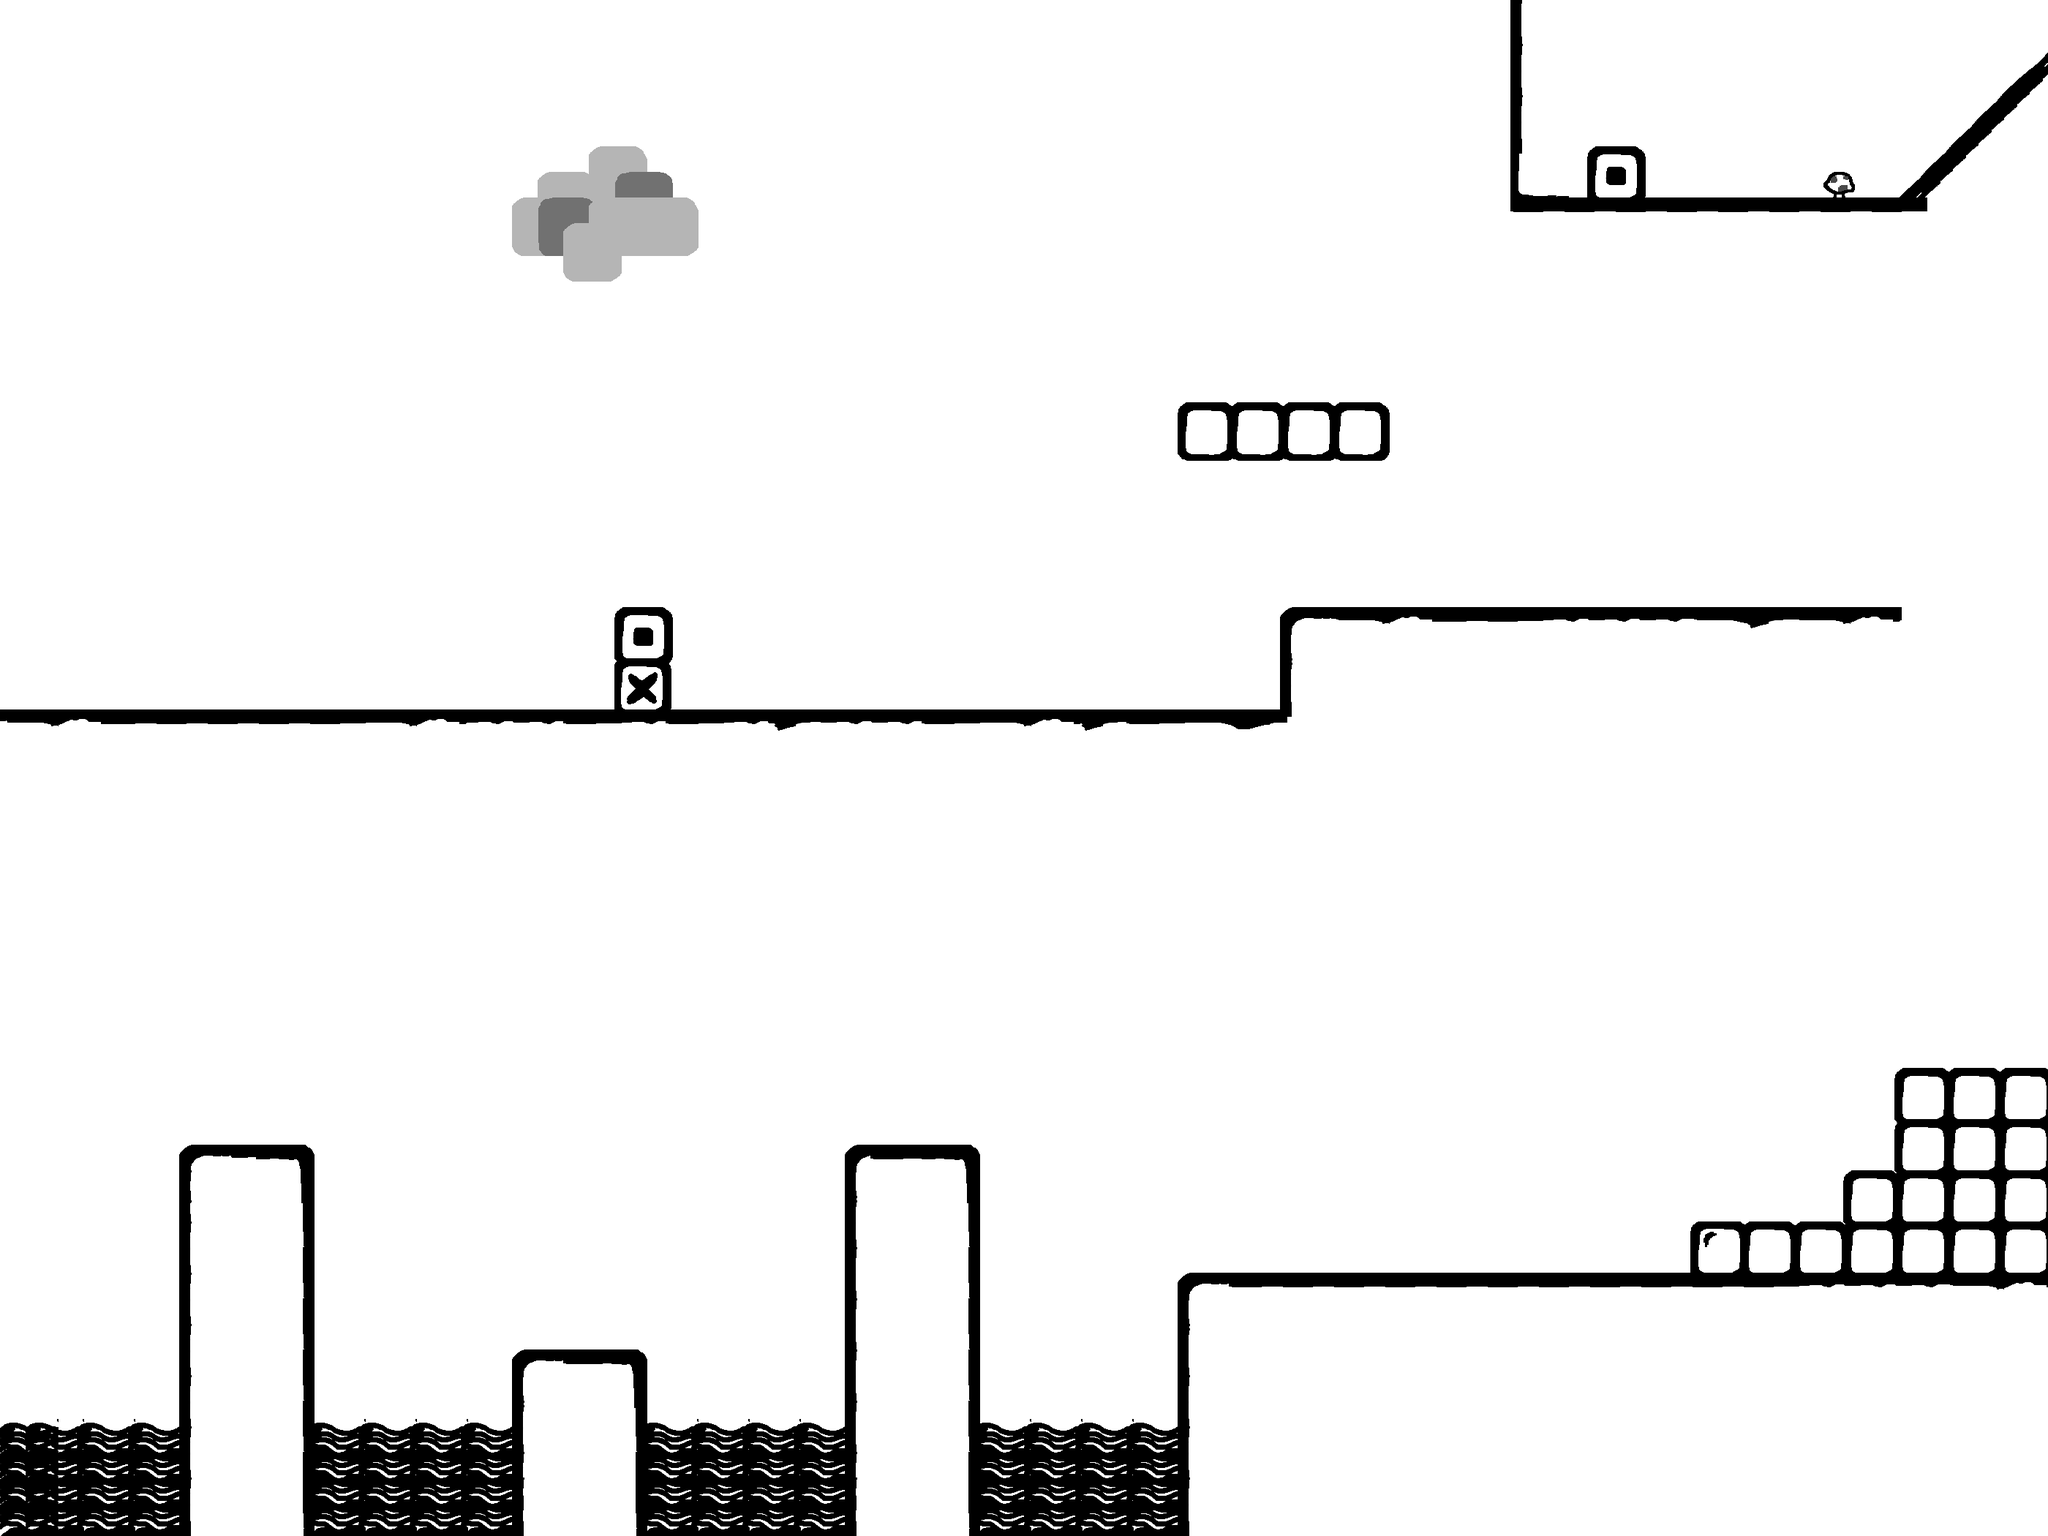

A level layout from a 2D game, rendered from its tile map. Below: a short description, then the map file with tile-grid data replaced by summaries:
An orthogonal 80x60 tile map with 35x35 px tiles, 1 tile layer (Tile Layer 1), 4 tilesets and 29 objects (2x HealthPotionEntity, 2x platform, TeethmanEntity, NPCReactEntity, mainPlayer, ...).

<map version="1.5" tiledversion="1.7.0" orientation="orthogonal" renderorder="right-down" width="80" height="60" tilewidth="35" tileheight="35" infinite="0" backgroundcolor="#ffffff" nextlayerid="16" nextobjectid="72">
 <tileset firstgid="1" source="tileset.tsx" />
 <tileset firstgid="253" source="tileset1.tsx" />
 <tileset firstgid="353" source="tileset2.tsx" />
 <tileset firstgid="453" source="tileset3.tsx" />
 <layer id="11" name="Tile Layer 1" width="80" height="60">
  <data>[4800 cells, 217 non-empty, 20 distinct tile ids]</data>
 </layer>
 <objectgroup color="#0433ff" id="14" name="NPC">
  <object id="50" name="TeethmanEntity" x="838.551" y="823.477" width="69.9271" height="152.247">
   <properties>
    <property name="animationspeed" value="200" />
    <property name="frameheight" value="35" />
    <property name="framewidth" value="35" />
    <property name="gravity" value="0" />
    <property name="velX" value="2" />
   </properties>
  </object>
 </objectgroup>
 <objectgroup color="#ff9300" id="15" name="NPCReact">
  <object id="51" name="NPCReactEntity" x="385.8" y="467.242" width="36.1507" height="515.634">
   <properties>
    <property name="animationspeed" value="200" />
    <property name="frameheight" value="35" />
    <property name="framewidth" value="35" />
    <property name="gravity" value="0" />
    <property name="message" value="Good morning friend, my heart is pounding. Something dreadful is going to happen today, isn’t it?" />
    <property name="n" value="Teethman" />
    <property name="velX" value="2" />
   </properties>
  </object>
 </objectgroup>
 <objectgroup color="#00ff00" id="5" name="Player">
  <object id="16" name="mainPlayer" x="36.5357" y="877.567" width="108.466" height="88" />
  <object id="17" name="me.LevelEntity" x="1922.96" y="1144.54" width="885.528" height="25.7841">
   <properties>
    <property name="duration" value="150" />
    <property name="fade" value="#fff" />
    <property name="to" value="map2.5" />
   </properties>
  </object>
 </objectgroup>
 <objectgroup color="#ffff00" id="6" name="Items">
  <object id="68" name="HealthPotionEntity" x="2187.46" y="121.356" width="34.9363" height="35">
   <properties>
    <property name="animationspeed" value="200" />
    <property name="frameheight" value="30" />
    <property name="framewidth" value="30" />
    <property name="gravity" value="0" />
    <property name="velX" value="2" />
   </properties>
  </object>
  <object id="70" name="HealthPotionEntity" x="1797.23" y="468.495" width="34.9363" height="35">
   <properties>
    <property name="animationspeed" value="200" />
    <property name="frameheight" value="30" />
    <property name="framewidth" value="30" />
    <property name="gravity" value="0" />
    <property name="velX" value="2" />
   </properties>
  </object>
 </objectgroup>
 <objectgroup color="#ff0000" id="7" name="Slimes" />
 <objectgroup color="#ff0000" id="9" name="Flies">
  <object id="71" name="FlyEntity" x="1031.95" y="425.402" width="560" height="35">
   <properties>
    <property name="animationspeed" value="200" />
    <property name="frameheight" value="35" />
    <property name="framewidth" value="70" />
    <property name="gravity" value="0" />
    <property name="velX" value="2" />
   </properties>
  </object>
 </objectgroup>
 <objectgroup id="10" name="Collision">
  <object id="7" x="-1" y="980" width="568.315" />
  <object id="8" x="562.385" y="980" width="1185.95" />
  <object id="11" x="2062.13" y="-4.53196" width="731.418" height="283.644" />
  <object id="13" type="platform" x="537.937" y="281.719">
   <polyline points="0,0 70,0" />
  </object>
  <object id="15" x="0" y="981">
   <polyline points="0,0 0,-894.585" />
  </object>
  <object id="23" x="2798.61" y="1172.85">
   <polyline points="0,569.029 0,-995.8" />
  </object>
  <object id="27" x="69.3969" y="454.378" width="70" height="70" />
  <object id="28" x="103.376" y="149.662" width="132.466" height="139.781" />
  <object id="29" type="platform" x="1613.54" y="559.322">
   <polyline points="0,0 271.101,0" />
  </object>
  <object id="52" x="842.036" y="838.482" width="67.9347" height="138.827" />
  <object id="53" x="1759.36" y="843.34" width="130.378" height="8.43997" rotation="89.9322" />
  <object id="54" x="1753.04" y="842.138" width="851.121" />
  <object id="55" x="1611.79" y="1752.45" width="1186.29" height="21.5466" />
  <object id="56" x="2593.35" y="1469.95" width="202.33" height="275.317" />
  <object id="57" x="2522.73" y="1612.4" width="70.6566" height="64.6395" />
  <object id="58" x="2310.85" y="1681.83" width="211.906" height="59.8514" />
  <object id="59" x="-1.81331" y="980.369" width="1751.29" />
  <object id="60" x="-1.81331" y="982.763" width="1748.9" height="21.5466" />
  <object id="62" x="1744.65" y="843.907" width="848.732" height="21.5466" />
  <object id="64" x="1158.28" y="1577.7" width="168.485" height="529.059" />
  <object id="65" x="698.616" y="1861.4" width="168.485" height="246.56" />
  <object id="66" x="246.138" y="1578.9" width="168.485" height="529.059" />
 </objectgroup>
</map>
